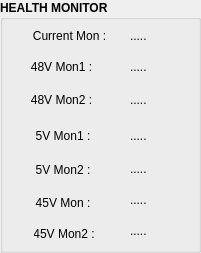
   <widget class="QGroupBox" name="radar_groupbox_25">
    <property name="geometry">
     <rect>
      <x>880</x>
      <y>380</y>
      <width>201</width>
      <height>253</height>
     </rect>
    </property>
    <property name="font">
     <font>
      <bold>true</bold>
     </font>
    </property>
    <property name="styleSheet">
     <string notr="true">QComboBox {
    color: white;
    background-color: #2a2f3b;
    border-radius: 5px;
    padding-left: 8px;
    padding-right: 25px;  /* reserve space for arrow */
    font-size: 12px;
}

/* Drop-down list (popup) */
QComboBox QAbstractItemView {
    background: transparent;             /* remove backside background */
    color: white;
    selection-background-color: #323741;
    selection-color: white;
    border: none;                        /* remove border */
    outline: 0;
    padding-left: 8px;                   /* add space from left */
    padding-right: 5px;
    border-radius: 5px;
    font-size: 15px;
}

/* Hover effect on closed combo box */
QComboBox:hover {
    background-color: #323741;
}

/* Drop-down arrow area (right side) */
QComboBox::drop-down {
    border: none;                        /* no border */
    width: 25px;
    subcontrol-origin: padding;
    subcontrol-position: top right;
    background: transparent;             /* keep transparent */
}

/* Arrow image */
QComboBox::down-arrow {
    image: url(:/resources/arrow.png);
    width: 12px;
    height: 12px;
}

/* Button styling */
QPushButton {
    background-color: orange;
    color: black;
    border: none;
    height: 35px;
    border-radius: 5px;
    font-size: 16px;
}

QPushButton:pressed {
    background-color: darkorange;
}

</string>
    </property>
    <property name="title">
     <string>HEALTH MONITOR</string>
    </property>
    <widget class="QLabel" name="label_161">
     <property name="geometry">
      <rect>
       <x>31</x>
       <y>59</y>
       <width>61</width>
       <height>16</height>
      </rect>
     </property>
     <property name="font">
      <font>
       <pointsize>9</pointsize>
      </font>
     </property>
     <property name="text">
      <string>48V Mon1 :</string>
     </property>
     <property name="alignment">
      <set>Qt::AlignmentFlag::AlignCenter</set>
     </property>
    </widget>
    <widget class="QLabel" name="label_165">
     <property name="geometry">
      <rect>
       <x>31</x>
       <y>25</y>
       <width>77</width>
       <height>21</height>
      </rect>
     </property>
     <property name="font">
      <font>
       <pointsize>9</pointsize>
      </font>
     </property>
     <property name="text">
      <string>Current Mon :</string>
     </property>
     <property name="alignment">
      <set>Qt::AlignmentFlag::AlignCenter</set>
     </property>
    </widget>
    <widget class="QLabel" name="label_166">
     <property name="geometry">
      <rect>
       <x>31</x>
       <y>92</y>
       <width>61</width>
       <height>16</height>
      </rect>
     </property>
     <property name="font">
      <font>
       <pointsize>9</pointsize>
      </font>
     </property>
     <property name="text">
      <string>48V Mon2 :</string>
     </property>
     <property name="alignment">
      <set>Qt::AlignmentFlag::AlignCenter</set>
     </property>
    </widget>
    <widget class="QLabel" name="label_167">
     <property name="geometry">
      <rect>
       <x>34</x>
       <y>162</y>
       <width>58</width>
       <height>16</height>
      </rect>
     </property>
     <property name="font">
      <font>
       <pointsize>9</pointsize>
      </font>
     </property>
     <property name="text">
      <string>5V Mon2 :</string>
     </property>
     <property name="alignment">
      <set>Qt::AlignmentFlag::AlignCenter</set>
     </property>
    </widget>
    <widget class="QLabel" name="label_171">
     <property name="geometry">
      <rect>
       <x>34</x>
       <y>128</y>
       <width>58</width>
       <height>16</height>
      </rect>
     </property>
     <property name="font">
      <font>
       <pointsize>9</pointsize>
      </font>
     </property>
     <property name="text">
      <string>5V Mon1 :</string>
     </property>
     <property name="alignment">
      <set>Qt::AlignmentFlag::AlignCenter</set>
     </property>
    </widget>
    <widget class="QLabel" name="label_172">
     <property name="geometry">
      <rect>
       <x>34</x>
       <y>195</y>
       <width>58</width>
       <height>16</height>
      </rect>
     </property>
     <property name="font">
      <font>
       <pointsize>9</pointsize>
      </font>
     </property>
     <property name="text">
      <string>45V Mon :</string>
     </property>
     <property name="alignment">
      <set>Qt::AlignmentFlag::AlignCenter</set>
     </property>
    </widget>
    <widget class="QLabel" name="v5Mon1">
     <property name="geometry">
      <rect>
       <x>130</x>
       <y>125</y>
       <width>61</width>
       <height>21</height>
      </rect>
     </property>
     <property name="font">
      <font>
       <pointsize>9</pointsize>
      </font>
     </property>
     <property name="text">
      <string>.....</string>
     </property>
    </widget>
    <widget class="QLabel" name="v5Mon2">
     <property name="geometry">
      <rect>
       <x>130</x>
       <y>158</y>
       <width>61</width>
       <height>21</height>
      </rect>
     </property>
     <property name="font">
      <font>
       <pointsize>9</pointsize>
      </font>
     </property>
     <property name="text">
      <string>.....</string>
     </property>
    </widget>
    <widget class="QLabel" name="v45Mon">
     <property name="geometry">
      <rect>
       <x>130</x>
       <y>189</y>
       <width>61</width>
       <height>21</height>
      </rect>
     </property>
     <property name="font">
      <font>
       <pointsize>9</pointsize>
      </font>
     </property>
     <property name="text">
      <string>.....</string>
     </property>
    </widget>
    <widget class="QLabel" name="current">
     <property name="geometry">
      <rect>
       <x>130</x>
       <y>25</y>
       <width>61</width>
       <height>21</height>
      </rect>
     </property>
     <property name="font">
      <font>
       <pointsize>9</pointsize>
      </font>
     </property>
     <property name="text">
      <string>.....</string>
     </property>
    </widget>
    <widget class="QLabel" name="v48M1">
     <property name="geometry">
      <rect>
       <x>130</x>
       <y>56</y>
       <width>61</width>
       <height>21</height>
      </rect>
     </property>
     <property name="font">
      <font>
       <pointsize>9</pointsize>
      </font>
     </property>
     <property name="text">
      <string>.....</string>
     </property>
    </widget>
    <widget class="QLabel" name="v48M2">
     <property name="geometry">
      <rect>
       <x>130</x>
       <y>89</y>
       <width>61</width>
       <height>21</height>
      </rect>
     </property>
     <property name="font">
      <font>
       <pointsize>9</pointsize>
      </font>
     </property>
     <property name="text">
      <string>.....</string>
     </property>
    </widget>
    <widget class="QLabel" name="label_174">
     <property name="geometry">
      <rect>
       <x>34</x>
       <y>226</y>
       <width>60</width>
       <height>16</height>
      </rect>
     </property>
     <property name="font">
      <font>
       <pointsize>9</pointsize>
      </font>
     </property>
     <property name="text">
      <string>45V Mon2 :</string>
     </property>
     <property name="alignment">
      <set>Qt::AlignmentFlag::AlignCenter</set>
     </property>
    </widget>
    <widget class="QLabel" name="v45Mon2">
     <property name="geometry">
      <rect>
       <x>130</x>
       <y>220</y>
       <width>61</width>
       <height>21</height>
      </rect>
     </property>
     <property name="font">
      <font>
       <pointsize>9</pointsize>
      </font>
     </property>
     <property name="text">
      <string>.....</string>
     </property>
    </widget>
   </widget>
